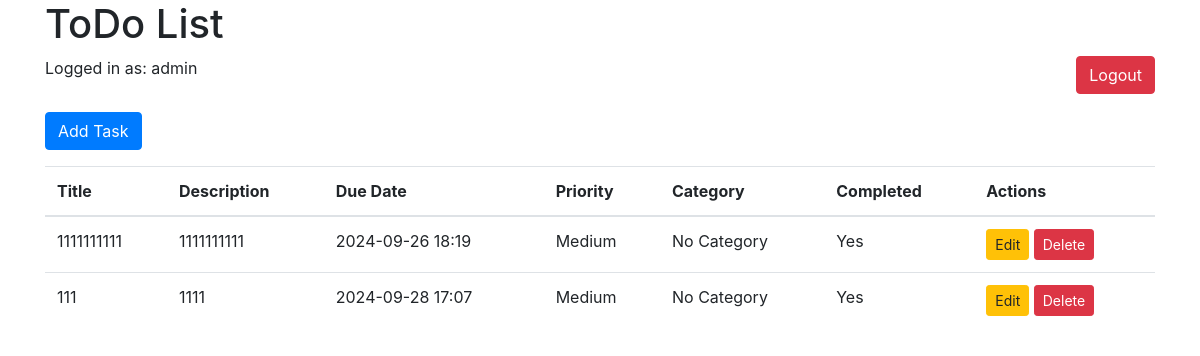
The app's page / (signed in) with its own data.
### tasks/models.py (models this page shows, shortened)
class Task(models.Model):
    PRIORITY_CHOICES = [
        ('high', 'High'),
        ('medium', 'Medium'),
        ('low', 'Low'),
    ]
    user = models.ForeignKey(User, on_delete=models.CASCADE)  # 关联用户
    title = models.CharField(max_length=255)
    description = models.TextField(blank=True, null=True)
    completed = models.BooleanField(default=False, verbose_name='Task Completed')  # 任务是否完成
    priority = models.CharField(max_length=6, choices=PRIORITY_CHOICES, default='medium')  # 任务优先级
    due_date = models.DateTimeField(default=timezone.now, blank=True, null=True)  # 任务截止日期
    category = models.ForeignKey(Category, on_delete=models.SET_NULL, null=True, blank=True)  # 分类

### tasks/views.py (the view)
# urls.py: path('', views.task_list, name='task_list'),
@login_required
def task_list(request):
    tasks = Task.objects.filter(user=request.user).order_by('-priority')  # 按优先级排序，且只显示当前用户的任务
    return render(request, 'tasks/task_list.html', {'tasks': tasks})

### tasks/templates/tasks/task_list.html (shortened to what this page needs)
<!DOCTYPE html>
<html>
<head>
    <link rel="stylesheet" href="https://stackpath.bootstrapcdn.com/bootstrap/4.5.2/css/bootstrap.min.css">
</head>
<body>
<div class="container">
    <h1>ToDo List</h1>
<div class="d-flex justify-content-between mb-3">
    <p>Logged in as: {{ user.username }}</p>
    <form method="POST" action="{% url 'logout' %}">
        <button type="submit" class="btn btn-danger">Logout</button>
    </form>
</div>
    <a href="{% url 'task_add' %}" class="btn btn-primary mb-3">Add Task</a>
    <table class="table">
        <thead>
        <tr>
            <th>Title</th>
            <th>Description</th>
            <th>Due Date</th>
            <th>Priority</th>
            <th>Category</th>
            <th>Completed</th>
            <th>Actions</th>
        </tr>
        </thead>
        <tbody>
        {% for task in tasks %}
        <tr>
            <td>{{ task.title }}</td>
            <td>{{ task.description }}</td>
            <td>{{ task.due_date|date:"Y-m-d H:i" }}</td>
            <td>{{ task.get_priority_display }}</td>
            <td>{% if task.category %}{{ task.category.name }}{% else %}No Category{% endif %}</td>
            <td>{{ task.completed|yesno:"Yes,No" }}</td>
            <td>
                <a href="{% url 'task_edit' task.pk %}" class="btn btn-warning btn-sm">Edit</a>
                <a href="{% url 'task_delete' task.pk %}" class="btn btn-danger btn-sm">Delete</a>
            </td>
        </tr>
        {% endfor %}
        </tbody>
    </table>
</div>
</body>
</html>

### records on screen
Task: title "1111111111", description "1111111111", due_date "2024-09-26 18:19", priority "Medium", shows "No Category", completed "Yes"
Task: title "111", description "1111", due_date "2024-09-28 17:07", priority "Medium", shows "No Category", completed "Yes"

### other values on screen
{{ user.username }} "admin"
